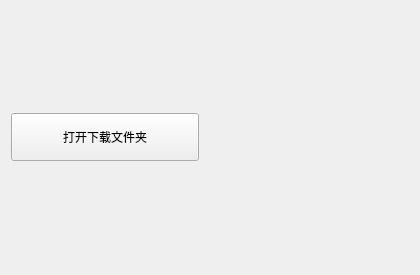
<?xml version="1.0" encoding="UTF-8"?>
<ui version="4.0">
 <class>PageOpenDownloadDir</class>
 <widget class="QWidget" name="PageOpenDownloadDir">
  <property name="geometry">
   <rect>
    <x>0</x>
    <y>0</y>
    <width>420</width>
    <height>275</height>
   </rect>
  </property>
  <property name="windowTitle">
   <string>Form</string>
  </property>
  <layout class="QVBoxLayout" name="verticalLayout">
   <item>
    <widget class="QPushButton" name="btn_open_download_dir">
     <property name="minimumSize">
      <size>
       <width>188</width>
       <height>48</height>
      </size>
     </property>
     <property name="maximumSize">
      <size>
       <width>188</width>
       <height>48</height>
      </size>
     </property>
     <property name="font">
      <font>
       <family>Arial</family>
      </font>
     </property>
     <property name="text">
      <string>打开下载文件夹</string>
     </property>
    </widget>
   </item>
  </layout>
 </widget>
 <resources/>
 <connections/>
</ui>
